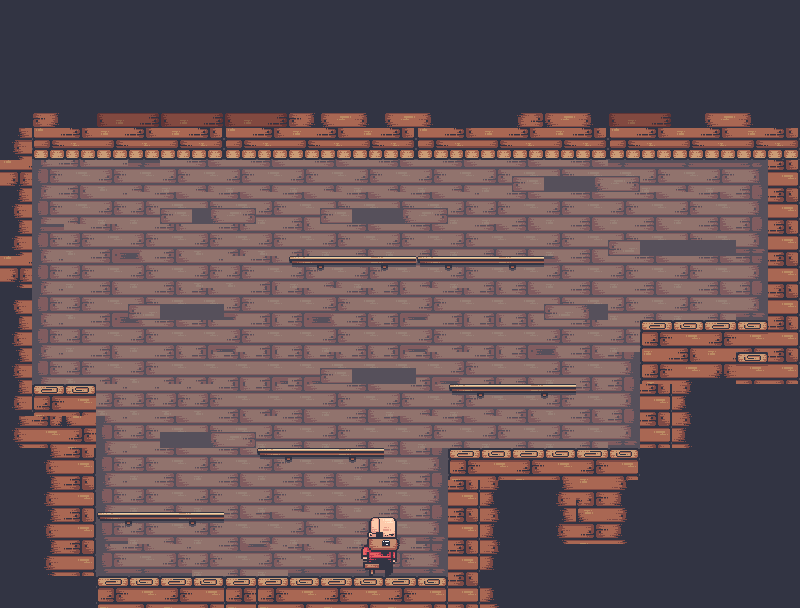

A 2D game scene composited from a Tiled map and its tileset images. What follows is a short description and the map's XML, with each tile layer's data collapsed to a summary:
An orthogonal 25x19 tile map with 32x32 px tiles, 4 tile layers (Tile Layer 1, Tile Layer 2, decorazioni legno superiore, platform), 13 tilesets and 11 objects (5x type, 4x rectangle).

<map version="1.10" tiledversion="1.11.2" orientation="orthogonal" renderorder="right-down" width="25" height="19" tilewidth="32" tileheight="32" infinite="0" nextlayerid="27" nextobjectid="28">
 <tileset firstgid="1" name="Adobe Express - file" tilewidth="32" tileheight="32" tilecount="432" columns="24">
  <image source="Adobe Express - file.png" width="799" height="600" />
 </tileset>
 <tileset firstgid="433" source="Tile-Sets (64-64).tsx" />
 <tileset firstgid="553" name="3" tilewidth="64" tileheight="16" tilecount="1" columns="1">
  <image source="Pirate Bomb/Sprites/8-Tile-Sets/Variations/3.png" width="64" height="16" />
 </tileset>
 <tileset firstgid="554" name="2" tilewidth="64" tileheight="16" tilecount="1" columns="1">
  <image source="Pirate Bomb/Sprites/8-Tile-Sets/Variations/2.png" width="64" height="16" />
 </tileset>
 <tileset firstgid="555" name="4" tilewidth="64" tileheight="16" tilecount="1" columns="1">
  <image source="Pirate Bomb/Sprites/8-Tile-Sets/Variations/4.png" width="64" height="16" />
 </tileset>
 <tileset firstgid="556" source="1.tsx" />
 <tileset firstgid="557" source="chest.tsx" />
 <tileset firstgid="558" source="1.tsx" />
 <tileset firstgid="559" source="5.tsx" />
 <tileset firstgid="560" source="7.tsx" />
 <tileset firstgid="561" source="Big Diamond Idle (18x14).tsx" />
 <tileset firstgid="571" name="1" tilewidth="63" tileheight="67" tilecount="1" columns="1">
  <image source="Pirate Bomb/Sprites/2-Enemy-Bald Pirate/1-Idle/1.png" width="63" height="67" />
 </tileset>
 <tileset firstgid="572" source="1.tsx" />
 <layer id="1" name="Tile Layer 1" width="25" height="19" opacity="0.58">
  <data>[475 cells, 408 non-empty, 408 distinct tile ids]</data>
 </layer>
 <layer id="9" name="Tile Layer 2" width="25" height="19">
  <data>[475 cells, 475 non-empty, 70 distinct tile ids]</data>
 </layer>
 <layer id="10" name="decorazioni legno superiore" width="25" height="19">
  <data>[475 cells, 12 non-empty, 3 distinct tile ids]</data>
 </layer>
 <layer id="12" name="platform" width="25" height="19">
  <data>[475 cells, 46 non-empty, 14 distinct tile ids]</data>
 </layer>
 <objectgroup id="16" name="chest">
  <properties>
   <property name="Property" value="type" />
   <property name="Type" value="String" />
   <property name="Value" value="coin" />
  </properties>
  <object id="13" name="type" gid="557" x="393" y="254.333" width="48" height="41.3333">
   <properties>    <property name="value" value="chest" />
   </properties>
  </object>
 </objectgroup>
 <objectgroup id="25" name="type">
  <properties>   <property name="value" value="player" />
  </properties>
  <object id="24" gid="573" x="316" y="574" width="60" height="57" />
  <object id="25" gid="574" x="375.727" y="574.182" width="54.1818" height="57.1818" />
 </objectgroup>
 <objectgroup id="17" name="Enemy1">
  <object id="14" name="enemy1" type="rectangle" gid="572" x="130" y="513" width="63" height="67">
   <properties>
    <property name="movement_range" type="int" value="100" />   </properties>
  </object>
 </objectgroup>
 <objectgroup id="18" name="Enemy2">
  <object id="15" name="enemy2" type="rectangle" gid="2147484220" x="291" y="449" width="63" height="67">
   <properties>
    <property name="movement_range" type="int" value="100" />   </properties>
  </object>
 </objectgroup>
 <objectgroup id="19" name="Enemy3">
  <object id="16" name="enemy3" type="rectangle" gid="572" x="480" y="382" width="63" height="67">
   <properties>
    <property name="movement_range" type="int" value="100" />   </properties>
  </object>
 </objectgroup>
 <objectgroup id="20" name="Enemy4">
  <object id="17" name="enemy3" type="rectangle" gid="2147484220" x="677" y="317" width="63" height="67">
   <properties>
    <property name="movement_range" type="int" value="100" />   </properties>
  </object>
 </objectgroup>
 <objectgroup id="21" name="diamond">
  <object id="18" name="type" gid="561" x="101" y="512" width="27" height="19.75">
   <properties>    <property name="value" value="coin" />
   </properties>
  </object>
 </objectgroup>
 <objectgroup id="22" name="diamond">
  <object id="19" name="type" gid="561" x="348" y="450" width="27" height="19.75">
   <properties>    <property name="value" value="coin" />
   </properties>
  </object>
 </objectgroup>
 <objectgroup id="23" name="diamond">
  <object id="20" name="type" gid="561" x="455" y="446" width="27" height="19.75">
   <properties>    <property name="value" value="coin" />
   </properties>
  </object>
 </objectgroup>
 <objectgroup id="24" name="diamond">
  <object id="21" name="type" gid="561" x="651" y="318" width="27" height="19.75">
   <properties>    <property name="value" value="coin" />
   </properties>
  </object>
 </objectgroup>
</map>
